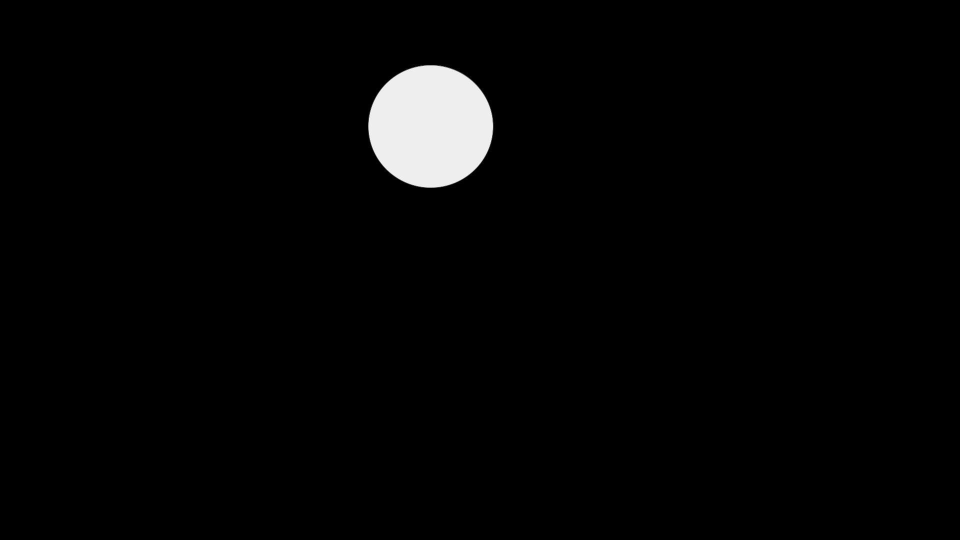
#> input picture accuracy (blue-50-0).jpg, 1920 x 1080 px (shown at 1/2 size)
$ python -i ball_detection.py   (imports and definitions only)
#> lines starting #> are read from the running program, lines starting #| are printed output that depends on the picture; after the words box and inside, x2 and y2 are one past the last pixel; in counts of white or black regions, pixels touching at a corner belong together
#> further down, picture is the input picture: shape (1080, 1920, 3); min 0, max 255, mean 5.5
import cv2
import numpy as np
import imutils
import math

KNOWN_DIAMETER_IN = 9.5  # in
FOCAL_LENGTH = 1367.043233  # 94% accuracy
RADIUS_THRESH = 85
MIN_BORDERS = 5
FOV = 78
DIM = 1920


class BallDetection:

    def __init__(self, frame):
        self.frame = frame
        self.x_val = int(frame.shape[1])
#> self.x_val = 1920
        self.y_val = int(frame.shape[0])
#> self.y_val = 1080

    def detect_ball(self):
        distance = -1
        area = -1
        angle = -1
        frame = cv2.cvtColor(self.frame, cv2.COLOR_BGR2GRAY)
        self.prep_frame()
#> in prep_frame, `cv2.line(self.frame, (0, self.y_val), (self.x_val, self.y_val), (0, 0,..`:
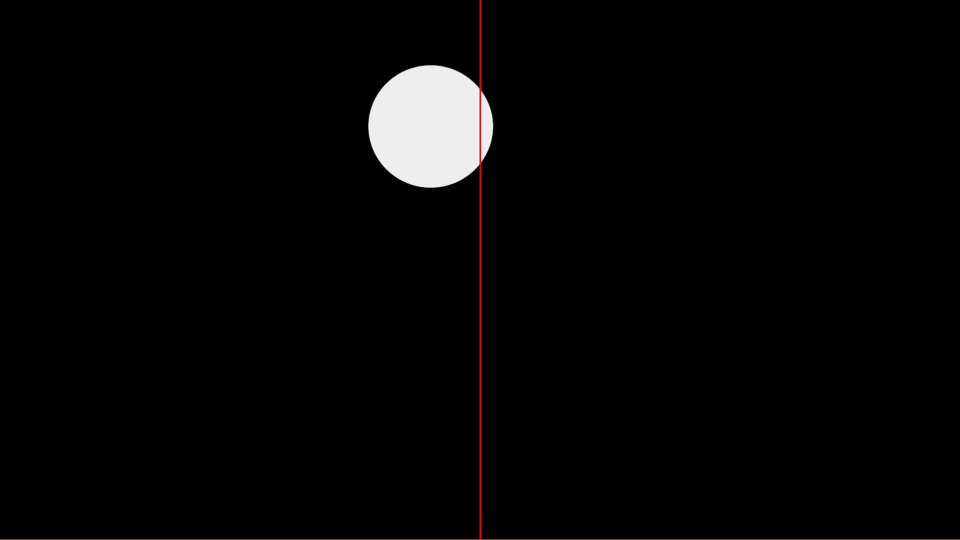
#> self.frame: shape (1080, 1920, 3) (shown at 1/2 size); mean B, G, R 5.5, 5.5, 6.3
        cnts = cv2.findContours(frame, cv2.RETR_EXTERNAL, cv2.CHAIN_APPROX_NONE)
#> cnts = 9 contours, 8 with area under 20; largest, box (x1, y1, x2, y2) and area: (736, 128, 992, 376) 50592
        cnts = imutils.grab_contours(cnts)

        if len(cnts) > 0:
            for cnt in cnts:
                ((x, y), radius) = cv2.minEnclosingCircle(cnt)
                if radius >= RADIUS_THRESH:
                    perimeter = cv2.arcLength(cnt, closed=True)
                    borders = cv2.approxPolyDP(curve=cnt, epsilon=0.0085 * perimeter, closed=True)
                    if len(borders) >= MIN_BORDERS:
                        if cv2.contourArea(cnt) > area:  # finding the closest ball
                            area = cv2.contourArea(cnt)
                            distance = self.find_distance(area)
                            angle = self.find_angle(x, y)
                        cv2.circle(self.frame, (int(x), int(y)), int(radius), (0, 255, 0), 2)
#> this loop made 9 passes
#> (x, y, radius, perimeter, area, dist in find_distance, distance, center in find_angle) on pass 9: (861.6, 252.2, 133.2, 1412.9, 50591.5, 55.91, 55.91, 960)
#> (cnt, x, y, radius) on passes 1, 2, 3, 6: ([[816, 375], [817, 375]], 816.5, 375, 0.5), ([[967, 334], [966, 335], [967, 335]], 966.5, 334.5, 0.707), ([[744, 193], [744, 194]], 744, 193.5, 0.5), ([[800, 140], [800, 141], [800, 142], [800, 141]], 800, 141, 1)
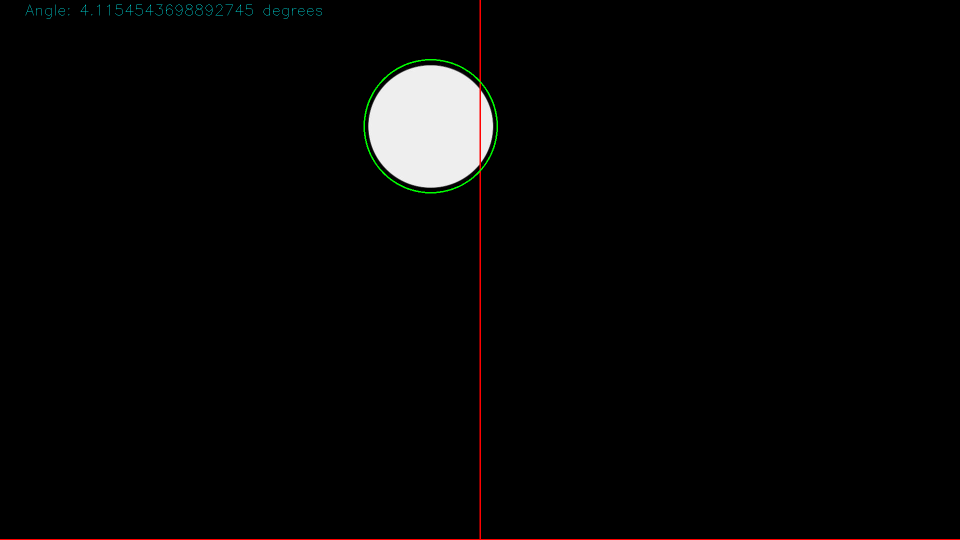
#> self.frame: shape (1080, 1920, 3) (shown at 1/2 size); 0.19% of pixels changed, all inside (x1, y1, x2, y2) = (51, 9, 996, 387)
#> after the loop, angle = 4.12; area = 50591.5; distance = 55.91
        return [distance, angle]

    def find_angle(self, x, y):
        center = DIM/2
        diff = center - x
        angle = math.degrees(math.atan(diff/FOCAL_LENGTH))
        # angle annotations
        cv2.putText(self.frame, "Angle: " + str(angle) + " degrees", (50, 30), cv2.FONT_HERSHEY_SIMPLEX, 1,
                    (200, 200, 0), 1)
        return angle

    def find_distance(self, area):
        # DIST USING CONTOUR AREA
        # square root
        dist = 34437*(area**-0.593)
        return dist

    def prep_frame(self):
        # draw axes on screen for visualization
        cv2.line(self.frame, (int(self.x_val / 2), self.y_val), (int(self.x_val / 2), 0), (0, 0, 255), 2)
        cv2.line(self.frame, (0, self.y_val), (self.x_val, self.y_val), (0, 0, 255), 3)

>>> import cv2
>>> picture = cv2.imread('accuracy (blue-50-0).jpg')
>>> result = BallDetection(picture).detect_ball()
#> result = [55.91, 4.12]

$ run again, on accuracy (red-50-30).jpg
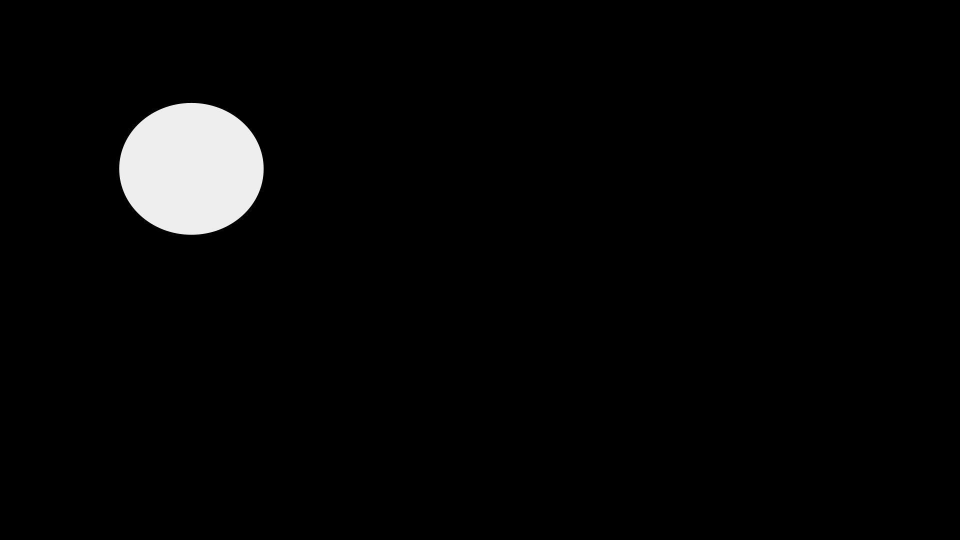
#> input picture accuracy (red-50-30).jpg, 1920 x 1080 px (shown at 1/2 size)
#> picture is the input picture: shape (1080, 1920, 3); min 0, max 255, mean 6.9
#> in prep_frame, `cv2.line(self.frame, (0, self.y_val), (self.x_val, self.y_val), (0, 0,..`:
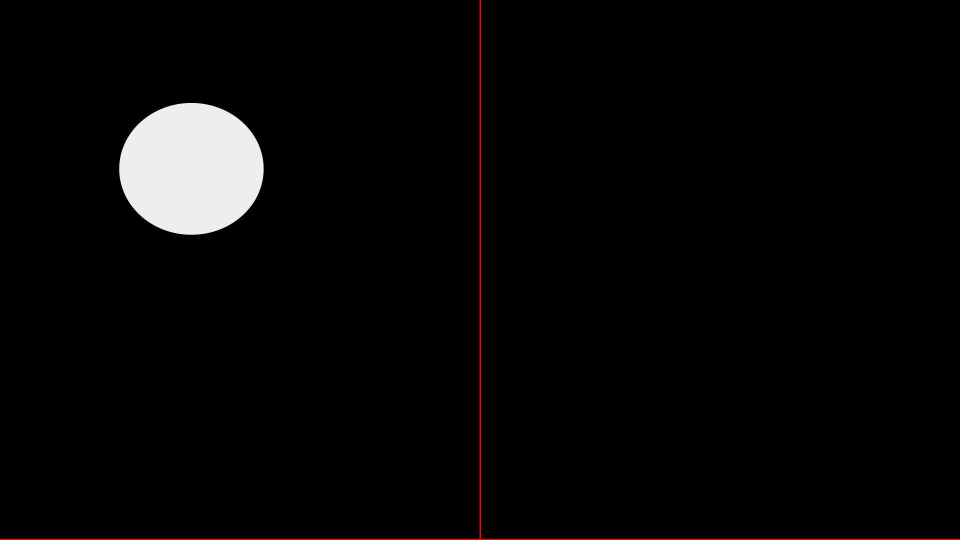
#> self.frame: shape (1080, 1920, 3) (shown at 1/2 size); mean B, G, R 6.9, 6.9, 7.7
#> cnts = 6 contours, 5 with area under 20; largest, box (x1, y1, x2, y2) and area: (232, 200, 528, 472) 62760
#> the loop in detect_ball, `for cnt in cnts:` made 6 passes
#> (x, y, radius, perimeter, area, dist in find_distance, distance, center in find_angle) on pass 6: (381.8, 338.9, 151.8, 1663.5, 62760.5, 49.2, 49.2, 960)
#> after the loop in detect_ball, `for cnt in cnts:`:
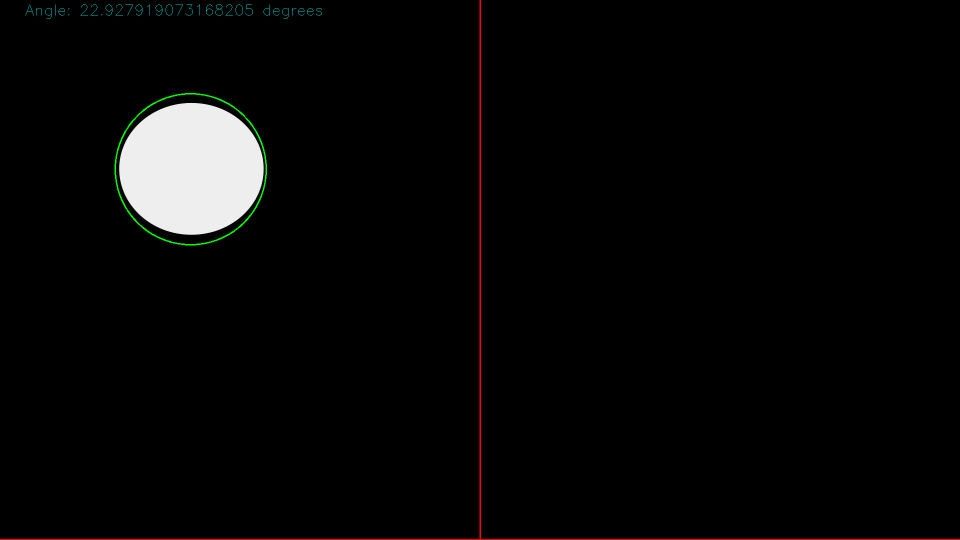
#> self.frame: shape (1080, 1920, 3) (shown at 1/2 size); 0.2% of pixels changed, all inside (x1, y1, x2, y2) = (51, 9, 644, 491)
#> after the loop in detect_ball, `for cnt in cnts:`: angle = 22.93; area = 62760.5; distance = 49.2
#> result = [49.2, 22.93]
